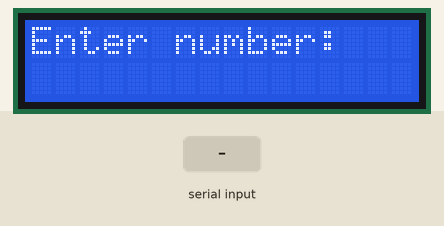
Simulated run of this sketch. Board: Arduino Uno, built with avr-gcc and run on an emulated ATmega328P. Shown: 16×2 character LCD. The test bench sets the inputs (shaded band).

Above: at 1.2 s.
1.3 s: "1\n" received over Serial
At 1.64 s:
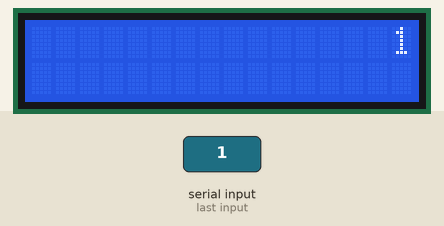
At 6.4 s:
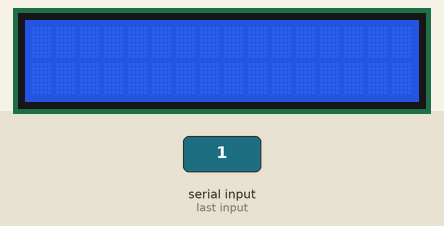
Timing chart, 0 to 7.9 s (numbered marks = the images above; inputs shaded):
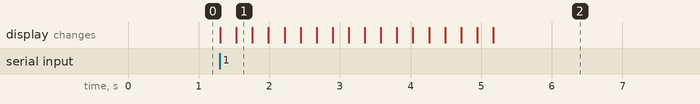

The sketch:

ard.ino
```cpp
#include <IRremote.hpp>
#include <LiquidCrystal.h>

LiquidCrystal lcd(12, 11, 5, 4, 3, 2);

const int RECV_PIN = 7;
String data = "";  // Moved outside loop so it persists between button presses

void setup() {
  Serial.begin(9600);
  IrReceiver.begin(RECV_PIN, ENABLE_LED_FEEDBACK);

  lcd.begin(16, 2);
  lcd.setCursor(0, 0);
  lcd.print("Enter number:");
  lcd.setCursor(0, 1);
  lcd.print("                "); // Clear row 2
}

void updateDisplay() {
  lcd.setCursor(0, 1);
  lcd.print("                "); // Clear old content
  lcd.setCursor(0, 1);
  lcd.print(data);
}
void scrollText(String msg, int row, int delayMs) {
  // Pad with spaces so text slides in and out cleanly
  msg = "                " + msg + "                ";

  for (int i = 0; i < msg.length() - 15; i++) {
    lcd.setCursor(0, row);
    lcd.print(msg.substring(i, i + 16));
    delay(delayMs);
  }
}

void loop() {

    if (Serial.available()) {
    String msg = Serial.readStringUntil('\n');
    // msg.trim();

    lcd.setCursor(0, 0);
    lcd.print("                ");  // Clear row 1
    lcd.setCursor(0, 0);
    // lcd.print('here');
    scrollText(msg, 0, 225)   ;             // Print serial message on row 1
  }


  if (IrReceiver.decode()) {

    switch (IrReceiver.decodedIRData.decodedRawData) {
      case 0xF30CFF00: data += "1"; break;
      case 0xE718FF00: data += "2"; break;
      case 0xA15EFF00: data += "3"; break;
      case 0xF708FF00: data += "4"; break;
      case 0xE31CFF00: data += "5"; break;
      case 0xA55AFF00: data += "6"; break;
      case 0xBD42FF00: data += "7"; break;
      case 0xAD52FF00: data += "8"; break;
      case 0xB54AFF00: data += "9"; break;
      case 0xE916FF00: data += "0"; break;

      case 0xBC43FF00:  // OK / Submit button
        Serial.println(data);
        lcd.setCursor(0, 0);
        lcd.print("Submitted:      ");
        updateDisplay();
        delay(2000);           // Show result for 2 seconds
        data = "";             // Clear after submit
        lcd.setCursor(0, 0);
        lcd.print("Enter number:   ");
        updateDisplay();
        break;
    }

    // Show live input as user types
    updateDisplay();
    // Serial.println("Current: " + data);

    IrReceiver.resume();
  }
}
```

Measured:
- after the input at 1.3 s, the display: first changes at once (image 1 shows a later state)
